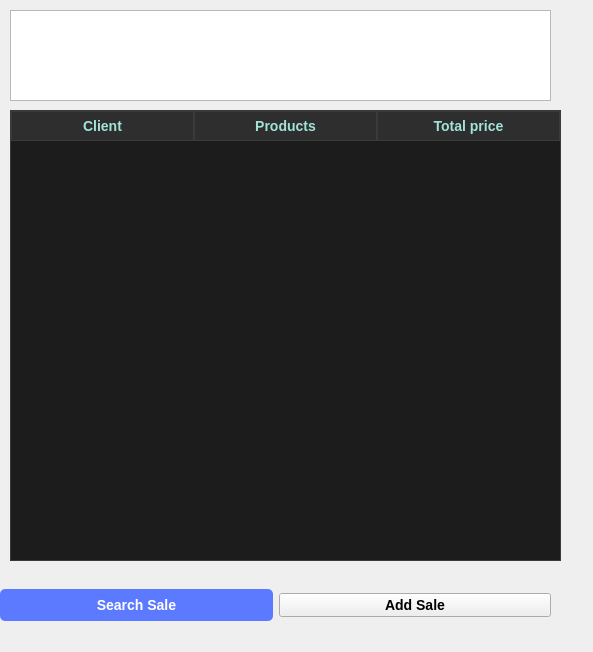
<?xml version="1.0" encoding="UTF-8"?>
<ui version="4.0">
 <class>sale</class>
 <widget class="QWidget" name="sale">
  <property name="geometry">
   <rect>
    <x>0</x>
    <y>0</y>
    <width>593</width>
    <height>652</height>
   </rect>
  </property>
  <property name="windowTitle">
   <string>Form</string>
  </property>
  <widget class="QTextBrowser" name="saleTitle">
   <property name="geometry">
    <rect>
     <x>10</x>
     <y>10</y>
     <width>541</width>
     <height>91</height>
    </rect>
   </property>
   <property name="html">
    <string>&lt;!DOCTYPE HTML PUBLIC &quot;-//W3C//DTD HTML 4.0//EN&quot; &quot;http://www.w3.org/TR/REC-html40/strict.dtd&quot;&gt;
&lt;html&gt;&lt;head&gt;&lt;meta name=&quot;qrichtext&quot; content=&quot;1&quot; /&gt;&lt;style type=&quot;text/css&quot;&gt;
p, li { white-space: pre-wrap; }
&lt;/style&gt;&lt;/head&gt;&lt;body style=&quot; font-family:'MS Shell Dlg 2'; font-size:8.25pt; font-weight:400; font-style:normal;&quot;&gt;
&lt;p align=&quot;center&quot; style=&quot; margin-top:0px; margin-bottom:0px; margin-left:0px; margin-right:0px; -qt-block-indent:0; text-indent:0px;&quot;&gt;&lt;span style=&quot; font-size:36pt; font-weight:600; color:#ffffff;&quot;&gt;Sales&lt;/span&gt;&lt;/p&gt;&lt;/body&gt;&lt;/html&gt;</string>
   </property>
  </widget>
  <widget class="QWidget" name="buttonsSale" native="true">
   <property name="geometry">
    <rect>
     <x>0</x>
     <y>580</y>
     <width>551</width>
     <height>51</height>
    </rect>
   </property>
   <layout class="QHBoxLayout" name="horizontalLayout_5">
    <item>
     <widget class="QPushButton" name="searchSale">
      <property name="cursor">
       <cursorShape>PointingHandCursor</cursorShape>
      </property>
      <property name="styleSheet">
       <string notr="true">QPushButton {
    font-weight: bold;
    font-size: 14px;
    background-color: rgb(92, 122, 255);
    color: #FFFFFF;
    border-radius: 5px;
    padding: 8px 16px;
}


QPushButton:focus {
    background-color: rgb(72, 102, 230);
    filter: brightness(0.8); 
}

QPushButton:pressed {
    background-color: rgb(72, 102, 230); 
}

QPushButton:checked {
    background-color: rgb(72, 102, 230);
    color: #E0E0E0;
    border: 2px solid rgb(52, 82, 200); 
}


QPushButton:hover {
    background-color: rgb(102, 132, 255);
}

</string>
      </property>
      <property name="text">
       <string>Search Sale</string>
      </property>
     </widget>
    </item>
    <item>
     <widget class="QPushButton" name="addSale">
      <property name="cursor">
       <cursorShape>PointingHandCursor</cursorShape>
      </property>
      <property name="styleSheet">
       <string notr="true">font-weight:bold;
font-size: 14px</string>
      </property>
      <property name="text">
       <string>Add Sale</string>
      </property>
     </widget>
    </item>
   </layout>
  </widget>
  <widget class="QTableWidget" name="saleTable">
   <property name="geometry">
    <rect>
     <x>10</x>
     <y>110</y>
     <width>551</width>
     <height>451</height>
    </rect>
   </property>
   <property name="sizePolicy">
    <sizepolicy hsizetype="Expanding" vsizetype="Expanding">
     <horstretch>0</horstretch>
     <verstretch>0</verstretch>
    </sizepolicy>
   </property>
   <property name="cursor" stdset="0">
    <cursorShape>PointingHandCursor</cursorShape>
   </property>
   <property name="tabletTracking">
    <bool>false</bool>
   </property>
   <property name="layoutDirection">
    <enum>Qt::LeftToRight</enum>
   </property>
   <property name="styleSheet">
    <string notr="true">/* QTableWidget Styling */
QTableWidget {
    background-color: #1C1C1C;
    color: #E0E0E0;
    gridline-color: #3A3A3A;
    selection-background-color: #3B945E; /* Color de selección de fila */
    selection-color: #FFFFFF;
    font-size: 14px;
    border: 1px solid #3A3A3A;
}

QTableWidget::item {
    padding: 8px;
}

QHeaderView::section {
    background-color: #2E2E2E;
    color: #A1E3D8;
    font-weight: bold;
    font-size: 14px;
    border: 1px solid #3A3A3A;
    padding: 4px;
}

QTableCornerButton::section {
    background-color: #2E2E2E;
    border: 1px solid #3A3A3A;
}

/* QDialog (Product Details Window) Styling */
QDialog {
    background-color: #252525;
    color: #D1D5DB;
}

QLabel {
    color: #A1E3D8;
    font-size: 14px;
}

QPushButton {
    background-color: #3B945E;
    color: #FFFFFF;
    border: none;
    padding: 6px 12px;
    font-size: 14px;
    border-radius: 5px;
}

QPushButton:hover {
    background-color: #4CC9B0;
}

QPushButton:pressed {
    background-color: #3A7D58;
}
</string>
   </property>
   <attribute name="horizontalHeaderDefaultSectionSize">
    <number>183</number>
   </attribute>
   <attribute name="horizontalHeaderMinimumSectionSize">
    <number>39</number>
   </attribute>
   <attribute name="verticalHeaderDefaultSectionSize">
    <number>30</number>
   </attribute>
   <attribute name="verticalHeaderMinimumSectionSize">
    <number>25</number>
   </attribute>
   <attribute name="verticalHeaderShowSortIndicator" stdset="0">
    <bool>false</bool>
   </attribute>
   <column>
    <property name="text">
     <string>Client</string>
    </property>
   </column>
   <column>
    <property name="text">
     <string>Products</string>
    </property>
   </column>
   <column>
    <property name="text">
     <string>Total price</string>
    </property>
   </column>
  </widget>
 </widget>
 <resources/>
 <connections/>
</ui>
